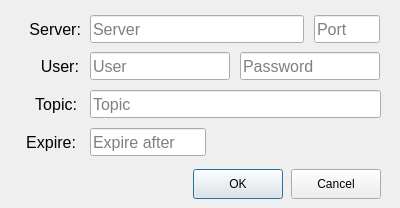
<?xml version="1.0" encoding="UTF-8"?>
<ui version="4.0">
 <class>Dialog</class>
 <widget class="QDialog" name="Dialog">
  <property name="geometry">
   <rect>
    <x>0</x>
    <y>0</y>
    <width>400</width>
    <height>208</height>
   </rect>
  </property>
  <property name="windowTitle">
   <string>Dialog</string>
  </property>
  <widget class="QLineEdit" name="mqttServer">
   <property name="geometry">
    <rect>
     <x>90</x>
     <y>15</y>
     <width>214</width>
     <height>28</height>
    </rect>
   </property>
   <property name="font">
    <font>
     <pointsize>12</pointsize>
    </font>
   </property>
   <property name="placeholderText">
    <string>Server</string>
   </property>
  </widget>
  <widget class="QLabel" name="label_3">
   <property name="geometry">
    <rect>
     <x>30</x>
     <y>90</y>
     <width>47</width>
     <height>28</height>
    </rect>
   </property>
   <property name="font">
    <font>
     <pointsize>12</pointsize>
    </font>
   </property>
   <property name="text">
    <string>Topic:</string>
   </property>
   <property name="alignment">
    <set>Qt::AlignRight|Qt::AlignTrailing|Qt::AlignVCenter</set>
   </property>
  </widget>
  <widget class="QLineEdit" name="mqttTopic">
   <property name="geometry">
    <rect>
     <x>90</x>
     <y>90</y>
     <width>291</width>
     <height>28</height>
    </rect>
   </property>
   <property name="font">
    <font>
     <pointsize>12</pointsize>
    </font>
   </property>
   <property name="placeholderText">
    <string>Topic</string>
   </property>
  </widget>
  <widget class="QLabel" name="label_2">
   <property name="geometry">
    <rect>
     <x>32</x>
     <y>52</y>
     <width>47</width>
     <height>28</height>
    </rect>
   </property>
   <property name="font">
    <font>
     <pointsize>12</pointsize>
    </font>
   </property>
   <property name="text">
    <string>User:</string>
   </property>
   <property name="alignment">
    <set>Qt::AlignRight|Qt::AlignTrailing|Qt::AlignVCenter</set>
   </property>
  </widget>
  <widget class="QLineEdit" name="mqttPort">
   <property name="geometry">
    <rect>
     <x>314</x>
     <y>15</y>
     <width>66</width>
     <height>28</height>
    </rect>
   </property>
   <property name="font">
    <font>
     <pointsize>12</pointsize>
    </font>
   </property>
   <property name="placeholderText">
    <string>Port</string>
   </property>
  </widget>
  <widget class="QLineEdit" name="mqttPassword">
   <property name="geometry">
    <rect>
     <x>240</x>
     <y>52</y>
     <width>140</width>
     <height>28</height>
    </rect>
   </property>
   <property name="font">
    <font>
     <pointsize>12</pointsize>
    </font>
   </property>
   <property name="echoMode">
    <enum>QLineEdit::Password</enum>
   </property>
   <property name="placeholderText">
    <string>Password</string>
   </property>
  </widget>
  <widget class="QLineEdit" name="mqttUser">
   <property name="geometry">
    <rect>
     <x>90</x>
     <y>52</y>
     <width>140</width>
     <height>28</height>
    </rect>
   </property>
   <property name="font">
    <font>
     <pointsize>12</pointsize>
    </font>
   </property>
   <property name="placeholderText">
    <string>User</string>
   </property>
  </widget>
  <widget class="QLabel" name="label">
   <property name="geometry">
    <rect>
     <x>21</x>
     <y>15</y>
     <width>60</width>
     <height>28</height>
    </rect>
   </property>
   <property name="font">
    <font>
     <pointsize>12</pointsize>
    </font>
   </property>
   <property name="text">
    <string>Server:</string>
   </property>
   <property name="alignment">
    <set>Qt::AlignRight|Qt::AlignTrailing|Qt::AlignVCenter</set>
   </property>
  </widget>
  <widget class="QPushButton" name="btnOK">
   <property name="geometry">
    <rect>
     <x>193</x>
     <y>169</y>
     <width>90</width>
     <height>30</height>
    </rect>
   </property>
   <property name="text">
    <string>OK</string>
   </property>
  </widget>
  <widget class="QPushButton" name="btnCancel">
   <property name="geometry">
    <rect>
     <x>291</x>
     <y>169</y>
     <width>90</width>
     <height>30</height>
    </rect>
   </property>
   <property name="text">
    <string>Cancel</string>
   </property>
  </widget>
  <widget class="QLabel" name="label_4">
   <property name="geometry">
    <rect>
     <x>22</x>
     <y>128</y>
     <width>54</width>
     <height>28</height>
    </rect>
   </property>
   <property name="font">
    <font>
     <pointsize>12</pointsize>
    </font>
   </property>
   <property name="text">
    <string>Expire:</string>
   </property>
   <property name="alignment">
    <set>Qt::AlignRight|Qt::AlignTrailing|Qt::AlignVCenter</set>
   </property>
  </widget>
  <widget class="QLineEdit" name="mqttExpire">
   <property name="geometry">
    <rect>
     <x>90</x>
     <y>128</y>
     <width>116</width>
     <height>28</height>
    </rect>
   </property>
   <property name="font">
    <font>
     <pointsize>12</pointsize>
    </font>
   </property>
   <property name="placeholderText">
    <string>Expire after</string>
   </property>
  </widget>
 </widget>
 <resources/>
 <connections/>
</ui>
